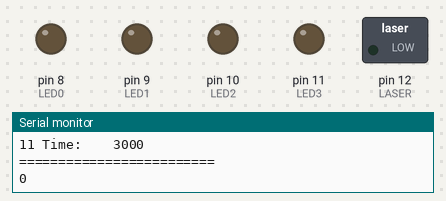
This sketch was run on a simulated Arduino Uno, built with avr-gcc and run on an emulated ATmega328P. Shown: switched loads named in the sketch (green lamp = pin HIGH), output pins drawn as LEDs (lit = HIGH), the last lines printed to the serial monitor.

Above: at 0.2 s.
At 6.7 s:
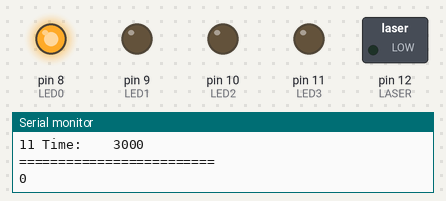
At 10.9 s:
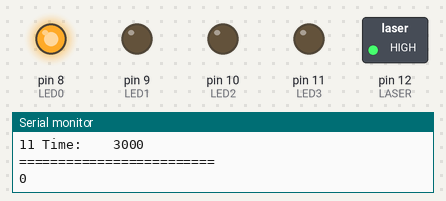
At 16.9 s:
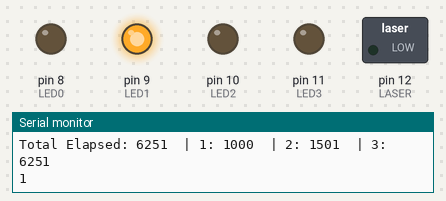
At 31.2 s:
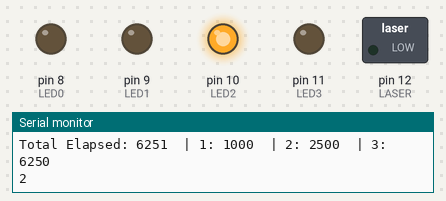
At 39.4 s:
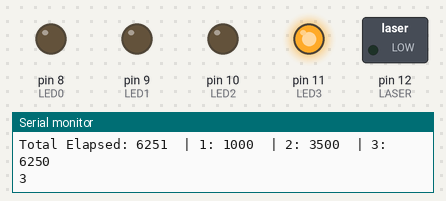
Timing chart, 0 to 40.0 s (numbered marks = the images above):
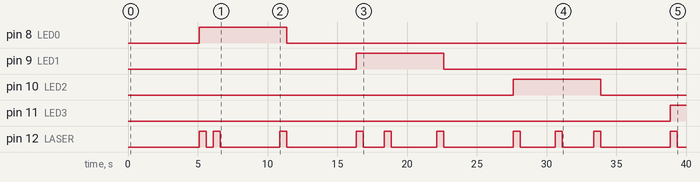

Measured:
- by itself, pin 8 (LED0): LOW → HIGH at 5.1 s, → LOW 6.3 s later
- by itself, pin 9 (LED1): LOW → HIGH at 16.4 s, → LOW 6.3 s later
- by itself, pin 10 (LED2): LOW → HIGH at 27.6 s, → LOW 6.3 s later
- by itself, pin 11 (LED3): LOW → HIGH at 38.9 s
- by itself, pin 12 (LASER): LOW → HIGH at 5.1 s, → LOW 0.50 s later, → HIGH 0.50 s later, → LOW 0.50 s later, … (20 changes in this stretch)

The sketch:

ver1.ino
```cpp
#define TIME_SLICE_S 4 // 1 sec
#define TIME_SLICE (TIME_SLICE_S * 1000)
#define M 2                               // 2^(m)
#define SLICE_LEN (TIME_SLICE >> (M))
#define SLICE_00 (SLICE_LEN*0)
#define SLICE_01 (SLICE_LEN*1)
#define SLICE_10 (SLICE_LEN*2)
#define SLICE_11 (SLICE_LEN*3)
#define SELF_DELAY 500                      // ms
#define NEXT_DELAY 5000                   // ms
#define LASER 12                          // DigitalPin 12

#define LED0 8
#define LED1 9
#define LED2 10
#define LED3 11

#define TEST_LED 7

#define LED_READERS 1

#include <Chrono.h>

Chrono myChrono;
int time_start, total_start;
int latency_0, latency_1, latency_2, total_latency;

int DATA = 0; // 0 : 00, 1: 01, 2: 10, 3: 11


/* Print info about configuration */
void _config(void){
  Serial.println("========= CONFIG ========");
  Serial.print("TIME_SLICE: "); Serial.println(TIME_SLICE);
  Serial.print("M:          "); Serial.println(M);
  Serial.print("SLICE_LEN: ");  Serial.println(SLICE_LEN);
  Serial.print("00 Time:    "); Serial.println(SLICE_LEN*0);
  Serial.print("01 Time:    "); Serial.println(SLICE_LEN*1);
  Serial.print("10 Time:    "); Serial.println(SLICE_LEN*2);
  Serial.print("11 Time:    "); Serial.println(SLICE_LEN*3);
  Serial.println("=========================");
}

void _transfer(int data){

#if LED_READERS
  if (data == 0) digitalWrite(LED0, HIGH);
  else if (data == 1) digitalWrite(LED1, HIGH);
  else if (data == 2) digitalWrite(LED2, HIGH);
  else digitalWrite(LED3, HIGH);
#endif

  total_start = myChrono.elapsed();
  time_start = myChrono.elapsed();

  // Initial Flash
  digitalWrite(LASER, HIGH);
  delay(SELF_DELAY);
  digitalWrite(LASER,LOW);
  delay(SELF_DELAY);

  latency_0 = myChrono.elapsed() - time_start; // init flash
//  time_start = myChrono.elapsed();

  // Second Flash
  if (data == 0){
    digitalWrite(LASER,HIGH);

    delay(SELF_DELAY);

    latency_1 = myChrono.elapsed() - time_start; // second flash
    digitalWrite(LASER, LOW);
    delay(TIME_SLICE-SLICE_00);
  }
  else if (data == 1){
    delay(SLICE_01);
    digitalWrite(LASER,HIGH);

    delay(SELF_DELAY);

    latency_1 = myChrono.elapsed() - time_start; // second flash
    digitalWrite(LASER, LOW);
    delay(TIME_SLICE-SLICE_01);

  }
  else if (data == 2) {
    delay(SLICE_10);
    digitalWrite(LASER, HIGH);

    delay(SELF_DELAY);

    latency_1 = myChrono.elapsed() - time_start; // second flash
    digitalWrite(LASER, LOW);
    delay(TIME_SLICE-SLICE_10);

  } else {
    delay(SLICE_11);
    digitalWrite(LASER,HIGH);

    delay(SELF_DELAY);

    latency_1 = myChrono.elapsed() - time_start; // second flash
    digitalWrite(LASER, LOW);
    delay(1);
  }

//  latency_1 = myChrono.elapsed() - time_start;
//  time_start = myChrono.elapsed();

  // Tail flash
  delay(250);
  digitalWrite(LASER, HIGH);
  delay(SELF_DELAY);
  digitalWrite(LASER, LOW);

  latency_2 = myChrono.elapsed() - time_start;
  total_latency = myChrono.elapsed() - total_start;

  Serial.print("Total Elapsed: ");
  Serial.print(total_latency);
  Serial.print("  | 1: ");
  Serial.print(latency_0);
  Serial.print("  | 2: ");
  Serial.print(latency_1);
  Serial.print("  | 3: ");
  Serial.println(latency_2);

  if (data == 0) digitalWrite(LED0, LOW);
  else if (data == 1) digitalWrite(LED1, LOW);
  else if (data == 2) digitalWrite(LED2, LOW);
  else digitalWrite(LED3, LOW);
}


void setup() {
  Serial.begin(9600);
  _config();
  pinMode(LASER, OUTPUT);

  digitalWrite(LASER, LOW);


#if LED_READERS
  pinMode(LED0, OUTPUT); digitalWrite(LED0, LOW);
  pinMode(LED1, OUTPUT); digitalWrite(LED1, LOW);
  pinMode(LED2, OUTPUT); digitalWrite(LED2, LOW);
  pinMode(LED3, OUTPUT); digitalWrite(LED3, LOW);
#endif

//  pinMode(TEST_LED, OUTPUT); digitalWrite(TEST_LED,HIGH);


}

void loop() {
  Serial.println(0);
  delay(NEXT_DELAY);
  _transfer(0);

  Serial.println(1);
  delay(NEXT_DELAY);
   _transfer(1);

  Serial.println(2);
  delay(NEXT_DELAY);
   _transfer(2);

  Serial.println(3);
  delay(NEXT_DELAY);
   _transfer(3);
}
```
